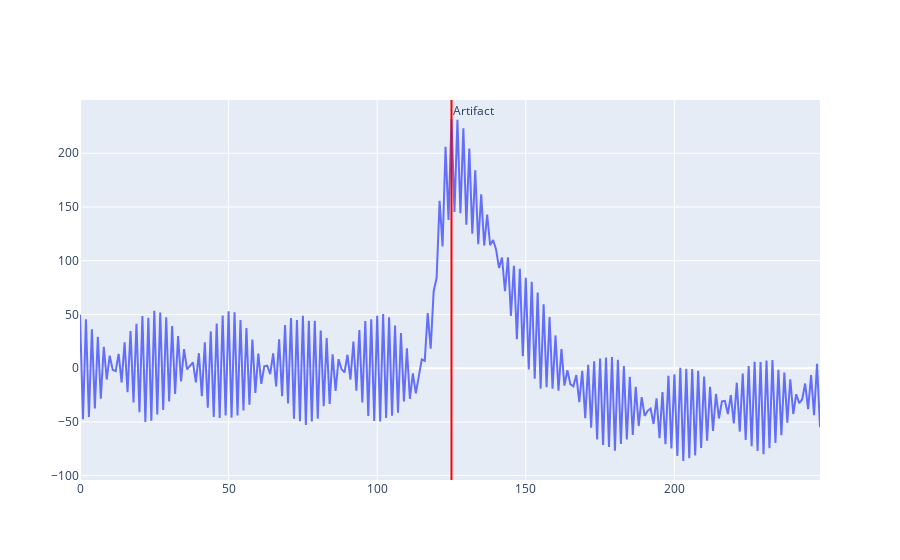

The notebook cell saved with this chart:
### Code cell
# investigate the artifact
dbs_artifact = dbs_signal[dbs_peak_idx-125:dbs_peak_idx+125]

# Create interactive figure
fig = go.Figure()

# Add line plot
fig.add_trace(go.Scatter(y=dbs_artifact, mode='lines', name='dbs_artifact'))

# Add vertical line at x=125
fig.add_vline(
    x=125,
    line=dict(color='red', width=2),
    annotation_text="Artifact",
    annotation_position="top right"
)

# Show interactive plot
fig.show()

### Figure 1 — Plotly figure (JSON) as saved in the notebook; plotly's stock layout.template omitted (floating-point values rounded to 4 significant figures; data arrays with more than 128 entries replaced by an {"elided": "..."} marker saying what was removed)
{"data": [{"mode": "lines", "name": "dbs_artifact", "type": "scatter", "y": {"elided": "250 float values"}}], "layout": {"annotations": [{"showarrow": false, "text": "Artifact", "x": 125, "xanchor": "left", "xref": "x", "y": 1, "yanchor": "top", "yref": "y domain"}], "shapes": [{"line": {"color": "red", "width": 2}, "type": "line", "x0": 125, "x1": 125, "xref": "x", "y0": 0, "y1": 1, "yref": "y domain"}]}}
